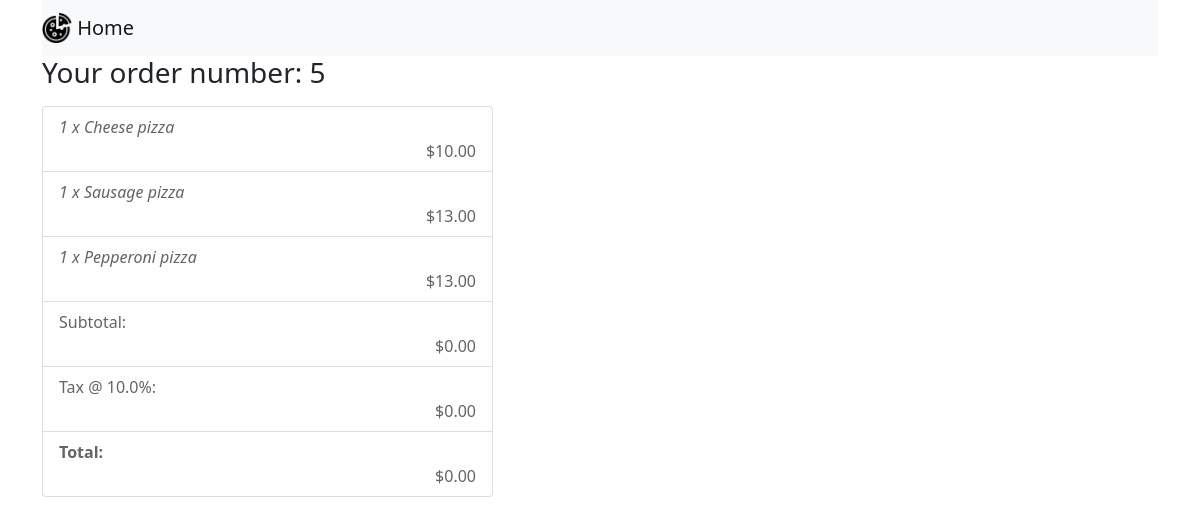
/order_details/5, run on the app's committed database.
### app/models.py (models this page shows, shortened)
class Order(db.Model):
    id = db.Column(db.Integer, primary_key=True)
    order_time = db.Column(db.DateTime, nullable=False)
    order_items = db.relationship('ItemsByOrder', backref='items')
    order_total = db.Column(db.Float, nullable=False, default=0)

class ItemsByOrder(db.Model):
    id = db.Column(db.Integer, primary_key=True)
    qty = db.Column(db.Integer, nullable=False)
    item_id = db.Column(db.Integer, db.ForeignKey('item.id'))
    order_id = db.Column(db.Integer, db.ForeignKey('order.id'))

class Item(db.Model):
    id = db.Column(db.Integer, primary_key=True)
    item_name = db.Column(db.String(20), unique=True)
    item_cost = db.Column(db.Float)
    image_file = db.Column(db.String(20), nullable=False, default='default.jpg')

### app/routes.py (the view)
@app.route('/order_details/<int:order_num>', methods=['GET'])
def order_detail(order_num):
    order_placed = db.session.query(Order, ItemsByOrder, Item)\
          .join(ItemsByOrder, ItemsByOrder.order_id == Order.id)\
          .join(Item, Item.id == ItemsByOrder.item_id).filter(Order.id==order_num)
    return render_template('your_order_details.html', order=order_placed)

### app/templates/your_order_details.html (shortened to what this page needs)
<!DOCTYPE html>
<html lang="en">
<head>
    <link href="https://cdn.jsdelivr.net/npm/bootstrap@5.0.0-beta2/dist/css/bootstrap.min.css" rel="stylesheet">
</head>
<body>
    <main role="main" class="container">
        <nav class="navbar navbar-light bg-light">
            <a class="navbar-brand" href="/">
                <img src="{{ url_for('static', filename='pizza.png') }}" alt="pizza" width="30" height="30" class="d-inline-block align-top">
                Home
            </a>
        </nav>
        <div class="row">
            <div class="col-md-5">
                <div class="content-section">
                    <h3>Your order number: {{ order[0][0].id }}</h3>
                    <p class='text-muted'>
                    <ul class="list-group">
                        {% for item in order %}
                        <div class="list-group-item list-group-item-light">
                            <div><em>{{ item[1].qty }} x {{ item[2].item_name }}</em></div>
                            <div align="right">{{ "${0:.2f}".format(item[2].item_cost * item[1].qty) }}</div>
                        </div>
                        {% endfor %}
                        <div class="list-group-item list-group-item-light" id="subTotal">
                            <div>Subtotal:</div>
                            <div align="right">{{ "${0:.2f}".format(order[0][0].order_total) }}</div>
                        </div>
                        <div class="list-group-item list-group-item-light" id="subTotal">
                            <div>Tax @ 10.0%:</div>
                            <div align="right">{{ "${0:.2f}".format(order[0][0].order_total * 0.1) }}</div>
                        </div>
                        <div class="list-group-item list-group-item-light" id="subTotal">
                            <div><b>Total:</b></div>
                            <div align="right">{{ "${0:.2f}".format(order[0][0].order_total * 1.1)}}</div>
                        </div>
                    </ul>
                    </p>
                </div>
            </div>
        </div>
    </main>
</body>
</html>

### data on the page
Order: id "5", qty "1", item_name "Cheese pizza", item_name "Sausage pizza", item_name "Pepperoni pizza", order_total "$0.00", order[0][0].order_total*0.1 "$0.00", order[0][0].order_total*1.1 "$0.00"
Item: item[2].item_cost*item[1].qty "$10.00"
Item: item[2].item_cost*item[1].qty "$13.00"
Item: item[2].item_cost*item[1].qty "$13.00"
